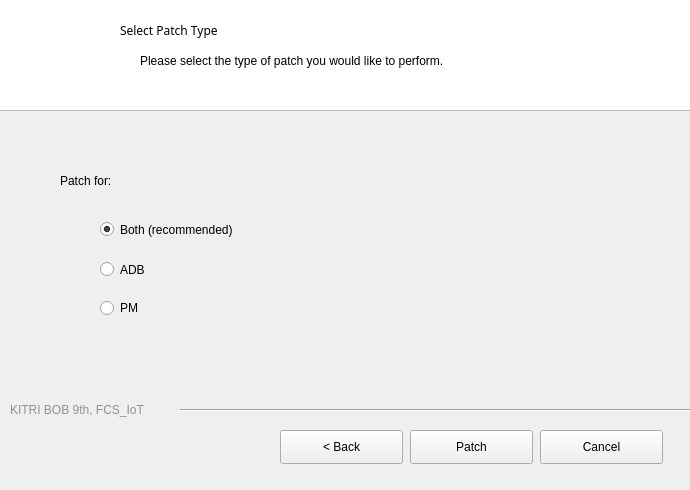
<?xml version="1.0" encoding="UTF-8"?>
<ui version="4.0">
 <class>Form</class>
 <widget class="QWidget" name="Form">
  <property name="geometry">
   <rect>
    <x>0</x>
    <y>0</y>
    <width>690</width>
    <height>490</height>
   </rect>
  </property>
  <property name="minimumSize">
   <size>
    <width>690</width>
    <height>490</height>
   </size>
  </property>
  <property name="maximumSize">
   <size>
    <width>690</width>
    <height>490</height>
   </size>
  </property>
  <property name="windowTitle">
   <string>FCS_IoT Patch Tool v.1.0</string>
  </property>
  <widget class="QListWidget" name="listWidget">
   <property name="geometry">
    <rect>
     <x>-10</x>
     <y>-20</y>
     <width>701</width>
     <height>131</height>
    </rect>
   </property>
  </widget>
  <widget class="QLabel" name="label_logo">
   <property name="geometry">
    <rect>
     <x>10</x>
     <y>-10</y>
     <width>101</width>
     <height>111</height>
    </rect>
   </property>
   <property name="text">
    <string>&lt;html&gt;&lt;head/&gt;&lt;body&gt;&lt;p&gt;&lt;img src=&quot;:/newPrefix/100.png&quot;/&gt;&lt;/p&gt;&lt;/body&gt;&lt;/html&gt;</string>
   </property>
  </widget>
  <widget class="QLabel" name="label_6">
   <property name="geometry">
    <rect>
     <x>120</x>
     <y>10</y>
     <width>381</width>
     <height>41</height>
    </rect>
   </property>
   <property name="font">
    <font>
     <family>Arial Rounded MT Bold</family>
     <pointsize>9</pointsize>
     <weight>50</weight>
     <italic>false</italic>
     <bold>false</bold>
    </font>
   </property>
   <property name="styleSheet">
    <string notr="true">
font: 9pt &quot;Arial Rounded MT Bold&quot;;</string>
   </property>
   <property name="text">
    <string>Select Patch Type</string>
   </property>
   <property name="alignment">
    <set>Qt::AlignLeading|Qt::AlignLeft|Qt::AlignVCenter</set>
   </property>
  </widget>
  <widget class="QLabel" name="label_7">
   <property name="geometry">
    <rect>
     <x>140</x>
     <y>40</y>
     <width>541</width>
     <height>41</height>
    </rect>
   </property>
   <property name="font">
    <font>
     <family>Arial</family>
     <pointsize>9</pointsize>
     <weight>9</weight>
     <italic>false</italic>
     <bold>false</bold>
    </font>
   </property>
   <property name="styleSheet">
    <string notr="true">font: 75 9pt &quot;Arial&quot;;</string>
   </property>
   <property name="text">
    <string>Please select the type of patch you would like to perform.</string>
   </property>
   <property name="alignment">
    <set>Qt::AlignLeading|Qt::AlignLeft|Qt::AlignVCenter</set>
   </property>
  </widget>
  <widget class="QLabel" name="label_2">
   <property name="geometry">
    <rect>
     <x>10</x>
     <y>400</y>
     <width>171</width>
     <height>21</height>
    </rect>
   </property>
   <property name="styleSheet">
    <string notr="true">QPalette textPalette;
textPalette.setBrush( QPalette::WindowText, QBrush( QColor(211, 211, 211 )));
m_pTextLabel-&gt;setPalette( textPalette );</string>
   </property>
   <property name="text">
    <string>&lt;html&gt;&lt;head/&gt;&lt;body&gt;&lt;p&gt;&lt;span style=&quot; color:#919191;&quot;&gt;KITRI BOB 9th, FCS_IoT&lt;/span&gt;&lt;/p&gt;&lt;/body&gt;&lt;/html&gt;</string>
   </property>
  </widget>
  <widget class="Line" name="line">
   <property name="geometry">
    <rect>
     <x>180</x>
     <y>400</y>
     <width>511</width>
     <height>20</height>
    </rect>
   </property>
   <property name="orientation">
    <enum>Qt::Horizontal</enum>
   </property>
  </widget>
  <widget class="QPushButton" name="btn_back">
   <property name="geometry">
    <rect>
     <x>280</x>
     <y>430</y>
     <width>123</width>
     <height>34</height>
    </rect>
   </property>
   <property name="styleSheet">
    <string notr="true">font: 9pt &quot;Arial&quot;;</string>
   </property>
   <property name="text">
    <string>&lt; Back</string>
   </property>
  </widget>
  <widget class="QPushButton" name="btn_next">
   <property name="enabled">
    <bool>true</bool>
   </property>
   <property name="geometry">
    <rect>
     <x>410</x>
     <y>430</y>
     <width>123</width>
     <height>34</height>
    </rect>
   </property>
   <property name="styleSheet">
    <string notr="true">font: 9pt &quot;Arial&quot;;</string>
   </property>
   <property name="text">
    <string>Patch</string>
   </property>
  </widget>
  <widget class="QPushButton" name="btn_quit">
   <property name="geometry">
    <rect>
     <x>540</x>
     <y>430</y>
     <width>123</width>
     <height>34</height>
    </rect>
   </property>
   <property name="styleSheet">
    <string notr="true">font: 9pt &quot;Arial&quot;;</string>
   </property>
   <property name="text">
    <string>Cancel</string>
   </property>
  </widget>
  <widget class="QLabel" name="label_8">
   <property name="geometry">
    <rect>
     <x>60</x>
     <y>160</y>
     <width>541</width>
     <height>41</height>
    </rect>
   </property>
   <property name="font">
    <font>
     <family>Arial</family>
     <pointsize>9</pointsize>
     <weight>9</weight>
     <italic>false</italic>
     <bold>false</bold>
    </font>
   </property>
   <property name="styleSheet">
    <string notr="true">font: 75 9pt &quot;Arial&quot;;</string>
   </property>
   <property name="text">
    <string>Patch for:</string>
   </property>
   <property name="alignment">
    <set>Qt::AlignLeading|Qt::AlignLeft|Qt::AlignVCenter</set>
   </property>
  </widget>
  <widget class="QRadioButton" name="radio_adb">
   <property name="geometry">
    <rect>
     <x>100</x>
     <y>260</y>
     <width>108</width>
     <height>19</height>
    </rect>
   </property>
   <property name="text">
    <string>ADB</string>
   </property>
  </widget>
  <widget class="QRadioButton" name="radio_pm">
   <property name="geometry">
    <rect>
     <x>100</x>
     <y>300</y>
     <width>108</width>
     <height>16</height>
    </rect>
   </property>
   <property name="text">
    <string>PM</string>
   </property>
  </widget>
  <widget class="QRadioButton" name="radio_both">
   <property name="geometry">
    <rect>
     <x>100</x>
     <y>220</y>
     <width>231</width>
     <height>19</height>
    </rect>
   </property>
   <property name="text">
    <string>Both (recommended)</string>
   </property>
   <property name="checked">
    <bool>true</bool>
   </property>
  </widget>
 </widget>
 <resources/>
 <connections/>
</ui>
